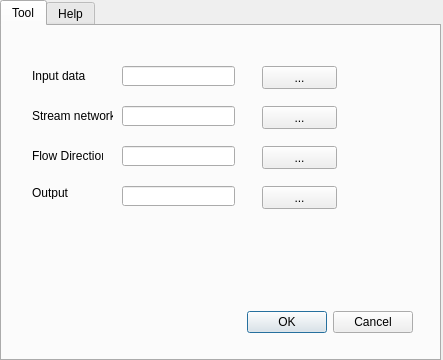
<?xml version="1.0" encoding="UTF-8"?>
<ui version="4.0">
 <class>ACS_preProcessing1DialogBase</class>
 <widget class="QDialog" name="ACS_preProcessing1DialogBase">
  <property name="geometry">
   <rect>
    <x>0</x>
    <y>0</y>
    <width>443</width>
    <height>360</height>
   </rect>
  </property>
  <property name="windowTitle">
   <string>acs_subdivide</string>
  </property>
  <widget class="QTabWidget" name="tabWidget">
   <property name="geometry">
    <rect>
     <x>0</x>
     <y>0</y>
     <width>441</width>
     <height>361</height>
    </rect>
   </property>
   <property name="currentIndex">
    <number>0</number>
   </property>
   <widget class="QWidget" name="tab">
    <attribute name="title">
     <string>Tool</string>
    </attribute>
    <widget class="QLineEdit" name="lineEdit_3">
     <property name="geometry">
      <rect>
       <x>120</x>
       <y>120</y>
       <width>113</width>
       <height>20</height>
      </rect>
     </property>
    </widget>
    <widget class="QLineEdit" name="lineEdit_4">
     <property name="geometry">
      <rect>
       <x>120</x>
       <y>160</y>
       <width>113</width>
       <height>20</height>
      </rect>
     </property>
    </widget>
    <widget class="QLineEdit" name="lineEdit_2">
     <property name="geometry">
      <rect>
       <x>120</x>
       <y>80</y>
       <width>113</width>
       <height>20</height>
      </rect>
     </property>
    </widget>
    <widget class="QLabel" name="label_3">
     <property name="geometry">
      <rect>
       <x>30</x>
       <y>120</y>
       <width>71</width>
       <height>20</height>
      </rect>
     </property>
     <property name="text">
      <string>Flow Direction</string>
     </property>
    </widget>
    <widget class="QLabel" name="label_4">
     <property name="geometry">
      <rect>
       <x>30</x>
       <y>160</y>
       <width>46</width>
       <height>13</height>
      </rect>
     </property>
     <property name="text">
      <string>Output</string>
     </property>
    </widget>
    <widget class="QLabel" name="label">
     <property name="geometry">
      <rect>
       <x>30</x>
       <y>40</y>
       <width>71</width>
       <height>20</height>
      </rect>
     </property>
     <property name="text">
      <string>Input data</string>
     </property>
    </widget>
    <widget class="QLabel" name="label_2">
     <property name="geometry">
      <rect>
       <x>30</x>
       <y>80</y>
       <width>81</width>
       <height>20</height>
      </rect>
     </property>
     <property name="text">
      <string>Stream network</string>
     </property>
    </widget>
    <widget class="QPushButton" name="pushButton_3">
     <property name="geometry">
      <rect>
       <x>260</x>
       <y>120</y>
       <width>75</width>
       <height>23</height>
      </rect>
     </property>
     <property name="text">
      <string>...</string>
     </property>
    </widget>
    <widget class="QPushButton" name="pushButton_4">
     <property name="geometry">
      <rect>
       <x>260</x>
       <y>160</y>
       <width>75</width>
       <height>23</height>
      </rect>
     </property>
     <property name="text">
      <string>...</string>
     </property>
    </widget>
    <widget class="QPushButton" name="pushButton_2">
     <property name="geometry">
      <rect>
       <x>260</x>
       <y>80</y>
       <width>75</width>
       <height>23</height>
      </rect>
     </property>
     <property name="text">
      <string>...</string>
     </property>
    </widget>
    <widget class="QLineEdit" name="lineEdit">
     <property name="geometry">
      <rect>
       <x>120</x>
       <y>40</y>
       <width>113</width>
       <height>20</height>
      </rect>
     </property>
    </widget>
    <widget class="QPushButton" name="pushButton">
     <property name="geometry">
      <rect>
       <x>260</x>
       <y>40</y>
       <width>75</width>
       <height>23</height>
      </rect>
     </property>
     <property name="text">
      <string>...</string>
     </property>
    </widget>
    <widget class="QDialogButtonBox" name="button_box">
     <property name="geometry">
      <rect>
       <x>70</x>
       <y>280</y>
       <width>341</width>
       <height>32</height>
      </rect>
     </property>
     <property name="orientation">
      <enum>Qt::Horizontal</enum>
     </property>
     <property name="standardButtons">
      <set>QDialogButtonBox::Cancel|QDialogButtonBox::Ok</set>
     </property>
    </widget>
   </widget>
   <widget class="QWidget" name="tab_2">
    <attribute name="title">
     <string>Help</string>
    </attribute>
    <widget class="QLabel" name="label_5">
     <property name="geometry">
      <rect>
       <x>30</x>
       <y>30</y>
       <width>71</width>
       <height>20</height>
      </rect>
     </property>
     <property name="text">
      <string>Input data</string>
     </property>
    </widget>
    <widget class="QLabel" name="label_6">
     <property name="geometry">
      <rect>
       <x>30</x>
       <y>100</y>
       <width>81</width>
       <height>20</height>
      </rect>
     </property>
     <property name="text">
      <string>Stream network</string>
     </property>
    </widget>
    <widget class="QLabel" name="label_7">
     <property name="geometry">
      <rect>
       <x>30</x>
       <y>170</y>
       <width>71</width>
       <height>20</height>
      </rect>
     </property>
     <property name="text">
      <string>Flow Direction</string>
     </property>
    </widget>
    <widget class="QTextBrowser" name="textBrowser">
     <property name="geometry">
      <rect>
       <x>160</x>
       <y>30</y>
       <width>256</width>
       <height>41</height>
      </rect>
     </property>
     <property name="html">
      <string>&lt;!DOCTYPE HTML PUBLIC &quot;-//W3C//DTD HTML 4.0//EN&quot; &quot;http://www.w3.org/TR/REC-html40/strict.dtd&quot;&gt;
&lt;html&gt;&lt;head&gt;&lt;meta name=&quot;qrichtext&quot; content=&quot;1&quot; /&gt;&lt;style type=&quot;text/css&quot;&gt;
p, li { white-space: pre-wrap; }
&lt;/style&gt;&lt;/head&gt;&lt;body style=&quot; font-family:'MS Shell Dlg 2'; font-size:8.25pt; font-weight:400; font-style:normal;&quot;&gt;
&lt;p style=&quot; margin-top:0px; margin-bottom:0px; margin-left:0px; margin-right:0px; -qt-block-indent:0; text-indent:0px;&quot;&gt;&lt;span style=&quot; font-family:'Arial,sans-serif'; font-size:8pt;&quot;&gt;Information that is to be transferred to the connected (hillslope) cells.&lt;/span&gt;&lt;/p&gt;
&lt;p style=&quot; margin-top:0px; margin-bottom:0px; margin-left:0px; margin-right:0px; -qt-block-indent:0; text-indent:0px;&quot;&gt;&lt;span style=&quot; font-family:'Arial,sans-serif'; font-size:8pt;&quot;&gt;This input raster has to be asc-format.&lt;/span&gt;&lt;/p&gt;&lt;/body&gt;&lt;/html&gt;</string>
     </property>
    </widget>
    <widget class="QTextBrowser" name="textBrowser_2">
     <property name="geometry">
      <rect>
       <x>160</x>
       <y>100</y>
       <width>256</width>
       <height>41</height>
      </rect>
     </property>
     <property name="html">
      <string>&lt;!DOCTYPE HTML PUBLIC &quot;-//W3C//DTD HTML 4.0//EN&quot; &quot;http://www.w3.org/TR/REC-html40/strict.dtd&quot;&gt;
&lt;html&gt;&lt;head&gt;&lt;meta name=&quot;qrichtext&quot; content=&quot;1&quot; /&gt;&lt;style type=&quot;text/css&quot;&gt;
p, li { white-space: pre-wrap; }
&lt;/style&gt;&lt;/head&gt;&lt;body style=&quot; font-family:'MS Shell Dlg 2'; font-size:8.25pt; font-weight:400; font-style:normal;&quot;&gt;
&lt;p style=&quot; margin-top:0px; margin-bottom:0px; margin-left:0px; margin-right:0px; -qt-block-indent:0; text-indent:0px;&quot;&gt;&lt;span style=&quot; font-family:'Arial,sans-serif'; font-size:8pt;&quot;&gt;Binary grid indicating the stream network, 1 – stream; 0 – no stream.&lt;/span&gt;&lt;/p&gt;
&lt;p style=&quot; margin-top:0px; margin-bottom:0px; margin-left:0px; margin-right:0px; -qt-block-indent:0; text-indent:0px;&quot;&gt;&lt;span style=&quot; font-family:'Arial,sans-serif'; font-size:8pt;&quot;&gt;This input stream network raster has to be asc-format.&lt;/span&gt;&lt;/p&gt;&lt;/body&gt;&lt;/html&gt;</string>
     </property>
    </widget>
    <widget class="QTextBrowser" name="textBrowser_3">
     <property name="geometry">
      <rect>
       <x>160</x>
       <y>170</y>
       <width>256</width>
       <height>41</height>
      </rect>
     </property>
     <property name="html">
      <string>&lt;!DOCTYPE HTML PUBLIC &quot;-//W3C//DTD HTML 4.0//EN&quot; &quot;http://www.w3.org/TR/REC-html40/strict.dtd&quot;&gt;
&lt;html&gt;&lt;head&gt;&lt;meta name=&quot;qrichtext&quot; content=&quot;1&quot; /&gt;&lt;style type=&quot;text/css&quot;&gt;
p, li { white-space: pre-wrap; }
&lt;/style&gt;&lt;/head&gt;&lt;body style=&quot; font-family:'MS Shell Dlg 2'; font-size:8.25pt; font-weight:400; font-style:normal;&quot;&gt;
&lt;p style=&quot; margin-top:0px; margin-bottom:0px; margin-left:0px; margin-right:0px; -qt-block-indent:0; text-indent:0px;&quot;&gt;&lt;span style=&quot; font-family:'Arial,sans-serif'; font-size:8pt;&quot;&gt;Flow direction raster, 8-Bit values indication flow directions. &lt;/span&gt;&lt;/p&gt;
&lt;p style=&quot; margin-top:0px; margin-bottom:0px; margin-left:0px; margin-right:0px; -qt-block-indent:0; text-indent:0px;&quot;&gt;&lt;span style=&quot; font-family:'Arial,sans-serif'; font-size:8pt;&quot;&gt;The input flow direction raster has to be asc-format.&lt;/span&gt;&lt;/p&gt;&lt;/body&gt;&lt;/html&gt;</string>
     </property>
    </widget>
   </widget>
  </widget>
 </widget>
 <resources/>
 <connections>
  <connection>
   <sender>button_box</sender>
   <signal>accepted()</signal>
   <receiver>ACS_preProcessing1DialogBase</receiver>
   <slot>accept()</slot>
   <hints>
    <hint type="sourcelabel">
     <x>20</x>
     <y>20</y>
    </hint>
    <hint type="destinationlabel">
     <x>20</x>
     <y>20</y>
    </hint>
   </hints>
  </connection>
  <connection>
   <sender>button_box</sender>
   <signal>rejected()</signal>
   <receiver>ACS_preProcessing1DialogBase</receiver>
   <slot>reject()</slot>
   <hints>
    <hint type="sourcelabel">
     <x>20</x>
     <y>20</y>
    </hint>
    <hint type="destinationlabel">
     <x>20</x>
     <y>20</y>
    </hint>
   </hints>
  </connection>
 </connections>
</ui>
